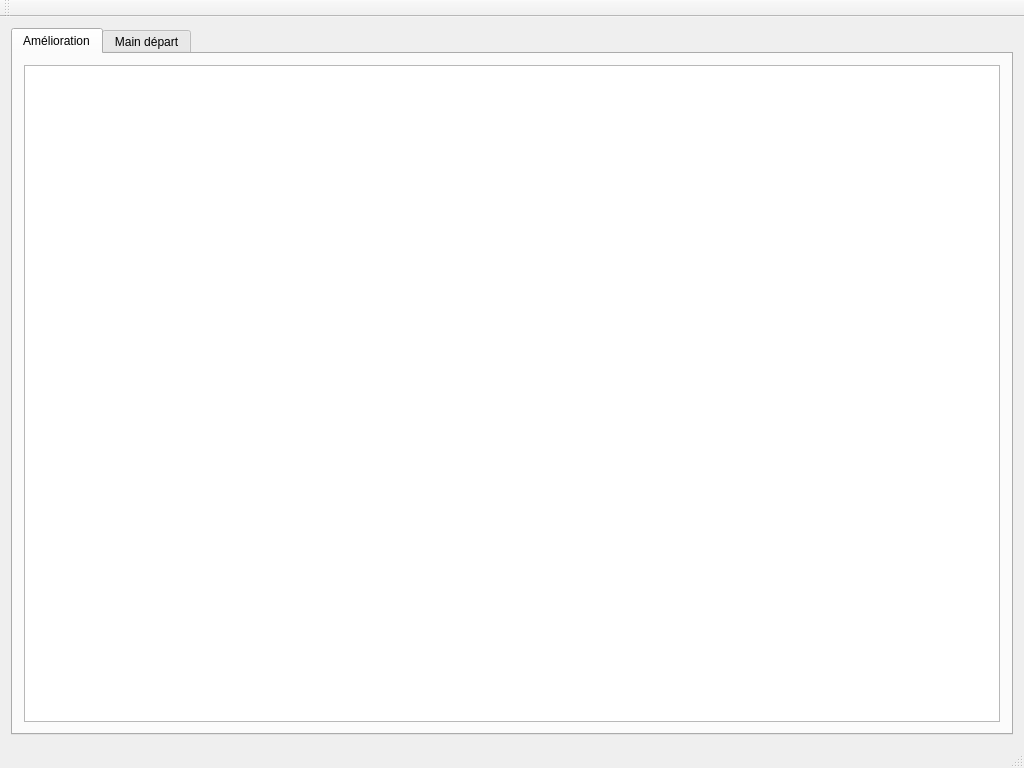
<?xml version="1.0" encoding="UTF-8"?>
<ui version="4.0">
 <class>MainWindow</class>
 <widget class="QMainWindow" name="MainWindow">
  <property name="geometry">
   <rect>
    <x>0</x>
    <y>0</y>
    <width>1024</width>
    <height>768</height>
   </rect>
  </property>
  <property name="windowTitle">
   <string>Grizzant Poker</string>
  </property>
  <widget class="QWidget" name="centralWidget">
   <property name="enabled">
    <bool>true</bool>
   </property>
   <layout class="QVBoxLayout" name="verticalLayout">
    <item>
     <widget class="QTabWidget" name="tabWidget">
      <property name="currentIndex">
       <number>0</number>
      </property>
      <widget class="QWidget" name="tab">
       <attribute name="title">
        <string>Amélioration</string>
       </attribute>
       <layout class="QVBoxLayout" name="verticalLayout_2">
        <item>
         <widget class="UpgradeProbaTableView" name="tableView">
          <property name="sizeAdjustPolicy">
           <enum>QAbstractScrollArea::AdjustIgnored</enum>
          </property>
          <property name="alternatingRowColors">
           <bool>false</bool>
          </property>
          <property name="selectionBehavior">
           <enum>QAbstractItemView::SelectColumns</enum>
          </property>
          <attribute name="horizontalHeaderCascadingSectionResizes">
           <bool>false</bool>
          </attribute>
          <attribute name="verticalHeaderVisible">
           <bool>false</bool>
          </attribute>
         </widget>
        </item>
       </layout>
      </widget>
      <widget class="QWidget" name="tab_2">
       <attribute name="title">
        <string>Main départ</string>
       </attribute>
      </widget>
     </widget>
    </item>
   </layout>
  </widget>
  <widget class="QMenuBar" name="menuBar">
   <property name="geometry">
    <rect>
     <x>0</x>
     <y>0</y>
     <width>1024</width>
     <height>21</height>
    </rect>
   </property>
  </widget>
  <widget class="QToolBar" name="mainToolBar">
   <attribute name="toolBarArea">
    <enum>TopToolBarArea</enum>
   </attribute>
   <attribute name="toolBarBreak">
    <bool>false</bool>
   </attribute>
  </widget>
  <widget class="QStatusBar" name="statusBar"/>
 </widget>
 <layoutdefault spacing="6" margin="11"/>
 <customwidgets>
  <customwidget>
   <class>UpgradeProbaTableView</class>
   <extends>QTableView</extends>
   <header>UpgradeProbaTableView.h</header>
  </customwidget>
 </customwidgets>
 <resources/>
 <connections/>
</ui>
